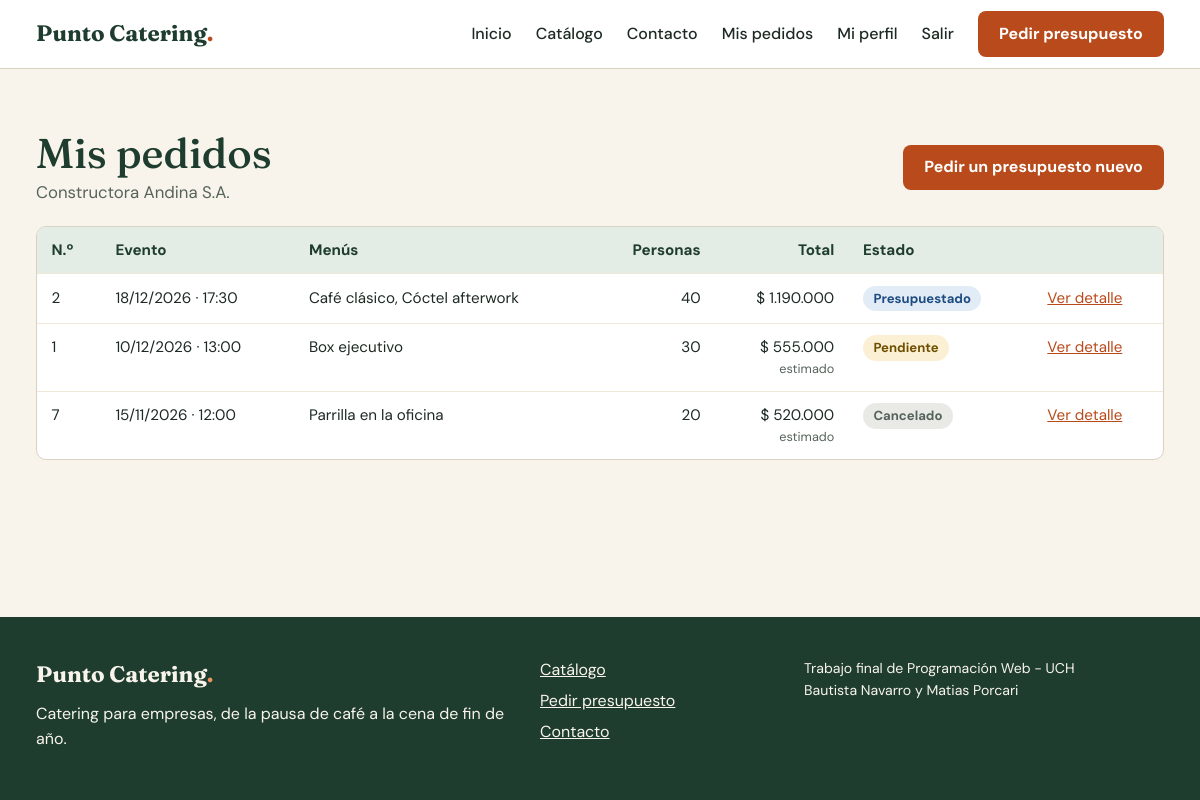
/cuenta/pedidos.php (signed in), run on the app's committed database.
### tables this page shows
CREATE TABLE usuarios (
    id_usuario       INT UNSIGNED AUTO_INCREMENT PRIMARY KEY,
    razon_social     VARCHAR(120) NOT NULL,
    cuit             CHAR(13) NOT NULL UNIQUE,             
    nombre_contacto  VARCHAR(100) NOT NULL,
    correo           VARCHAR(150) NOT NULL UNIQUE,
    telefono         VARCHAR(30) NOT NULL,
    contrasena_hash  VARCHAR(255) NOT NULL,                
    rol              ENUM('cliente', 'administrador') NOT NULL DEFAULT 'cliente',
    activo           TINYINT(1) NOT NULL DEFAULT 1,        
    fecha_alta       TIMESTAMP NOT NULL DEFAULT CURRENT_TIMESTAMP
);

CREATE TABLE pedidos (
    id_pedido          INT UNSIGNED AUTO_INCREMENT PRIMARY KEY,
    id_usuario         INT UNSIGNED NOT NULL,
    fecha_evento       DATE NOT NULL,
    hora_evento        TIME NOT NULL,
    direccion_evento   VARCHAR(200) NOT NULL,
    cantidad_personas  INT UNSIGNED NOT NULL,
    observaciones      VARCHAR(500) NOT NULL DEFAULT '',
    estado             ENUM('pendiente', 'presupuestado', 'aprobado', 'finalizado', 'rechazado', 'cancelado')
                       NOT NULL DEFAULT 'pendiente',
    total_estimado     DECIMAL(12, 2) NOT NULL,       
    total_final        DECIMAL(12, 2) NULL,           
    comentario_admin   VARCHAR(500) NOT NULL DEFAULT '',
    fecha_creacion     TIMESTAMP NOT NULL DEFAULT CURRENT_TIMESTAMP,
    fecha_actualizacion TIMESTAMP NOT NULL DEFAULT CURRENT_TIMESTAMP ON UPDATE CURRENT_TIMESTAMP,
    CONSTRAINT fk_pedidos_usuario FOREIGN KEY (id_usuario)
        REFERENCES usuarios (id_usuario) ON UPDATE CASCADE ON DELETE RESTRICT,
    INDEX idx_pedidos_estado (estado)
);

### includes/conexion.php (called while the page is built, shortened)
<?php
function obtener_conexion(): PDO
{
    static $conexion = null;
    if ($conexion === null) {
        $origen = 'mysql:host=' . BD_SERVIDOR . ';dbname=' . BD_NOMBRE . ';charset=utf8mb4';
        $conexion = new PDO($origen, BD_USUARIO, BD_CONTRASENA, [
            PDO::ATTR_ERRMODE => PDO::ERRMODE_EXCEPTION,
            PDO::ATTR_DEFAULT_FETCH_MODE => PDO::FETCH_ASSOC,
            PDO::ATTR_EMULATE_PREPARES => false,
        ]);
    }
    return $conexion;
}

### includes/sesion.php (called while the page is built, shortened)
<?php
function usuario_actual(): ?array
{
    static $usuario = null;
    static $consultado = false;
    if (!$consultado) {
        if (isset($_SESSION['id_usuario'])) {
            $consulta = obtener_conexion()->prepare('SELECT * FROM usuarios WHERE id_usuario = ? AND activo = 1');
            $consulta->execute([$_SESSION['id_usuario']]);
            $usuario = $consulta->fetch() ?: null;
        }
    }
    return $usuario;
}
function requerir_sesion(): array
{
    $usuario = usuario_actual();
    return $usuario;
}
function requerir_cliente(): array
{
    $usuario = requerir_sesion();
    return $usuario;
}

### cuenta/pedidos.php (the view, shortened to what this page needs)
<?php
$usuario = requerir_cliente();
$consulta = obtener_conexion()->prepare(
    'SELECT p.*, GROUP_CONCAT(m.nombre ORDER BY m.nombre SEPARATOR ", ") AS menus
     FROM pedidos p
     INNER JOIN detalle_pedido d ON d.id_pedido = p.id_pedido
     INNER JOIN menus m ON m.id_menu = d.id_menu
     WHERE p.id_usuario = ?
     GROUP BY p.id_pedido
     ORDER BY p.fecha_evento DESC'
);
$consulta->execute([$usuario['id_usuario']]);
$pedidos = $consulta->fetchAll();
require __DIR__ . '/../includes/encabezado.php';
?>
<section class="seccion">
    <div class="contenedor">
        <div class="titulo-con-enlace">
            <div>
                <h1>Mis pedidos</h1>
                <p class="bajada"><?= escapar($usuario['razon_social']) ?></p>
            </div>
            <a class="boton boton-primario" href="<?= escapar(url('presupuesto.php')) ?>">Pedir un presupuesto nuevo</a>
        </div>
        <?php if ($pedidos === []): ?>
            <div class="tarjeta estado-vacio">
                <h2>Todavía no hiciste pedidos</h2>
                <p>Elegí un menú del catálogo y conocé el precio estimado en menos de dos minutos.</p>
                <a class="boton boton-secundario" href="<?= escapar(url('catalogo.php')) ?>">Ver el catálogo</a>
            </div>
        <?php else: ?>
            <div class="tabla-contenedor">
                <table class="tabla">
                    <thead>
                        <tr>
                            <th scope="col">N.º</th>
                            <th scope="col">Evento</th>
                            <th scope="col">Menús</th>
                            <th scope="col" class="celda-numero">Personas</th>
                            <th scope="col" class="celda-numero">Total</th>
                            <th scope="col">Estado</th>
                            <th scope="col"><span class="solo-lector">Acciones</span></th>
                        </tr>
                    </thead>
                    <tbody>
                        <?php foreach ($pedidos as $pedido): ?>
                            <tr>
                                <td><?= (int) $pedido['id_pedido'] ?></td>
                                <td class="celda-sin-corte"><?= formato_fecha($pedido['fecha_evento']) ?> · <?= formato_hora($pedido['hora_evento']) ?></td>
                                <td><?= escapar($pedido['menus']) ?></td>
                                <td class="celda-numero"><?= (int) $pedido['cantidad_personas'] ?></td>
                                <td class="celda-numero celda-sin-corte">
                                    <?= formato_moneda($pedido['total_final'] ?? $pedido['total_estimado']) ?>
                                    <?php if ($pedido['total_final'] === null): ?><small class="texto-suave">estimado</small><?php endif; ?>
                                </td>
                                <td><?= etiqueta_estado($pedido['estado']) ?></td>
                                <td><a href="<?= escapar(url('cuenta/pedido.php?id=' . $pedido['id_pedido'])) ?>">Ver detalle</a></td>
                            </tr>
                        <?php endforeach; ?>
                    </tbody>
                </table>
            </div>
        <?php endif; ?>
    </div>
</section>
<?php require __DIR__ . '/../includes/pie.php'; ?>

### includes/funciones.php (shortened to what this page needs)
<?php
function ruta_base(): string
{
    static $base = null;
    if ($base === null) {
        $raiz = str_replace('\\', '/', (string) realpath(__DIR__ . '/..'));
        $script = str_replace('\\', '/', (string) realpath($_SERVER['SCRIPT_FILENAME']));
        $relativa = substr($script, strlen($raiz));
        $base = substr($_SERVER['SCRIPT_NAME'], 0, -strlen($relativa));
    }
    return $base;
}
function url(string $ruta = ''): string
{
    return ruta_base() . '/' . ltrim($ruta, '/');
}
function escapar(mixed $valor): string
{
    return htmlspecialchars((string) $valor, ENT_QUOTES, 'UTF-8');
}
function formato_moneda(float|string|null $importe): string
{
    return '$ ' . number_format((float) $importe, 0, ',', '.');
}
function formato_fecha(string $fecha): string
{
    return date('d/m/Y', strtotime($fecha));
}
function formato_hora(string $hora): string
{
    return substr($hora, 0, 5);
}
function etiqueta_estado(string $estado): string
{
    $texto = ESTADOS_PEDIDO[$estado] ?? $estado;
    return '<span class="etiqueta-estado estado-' . escapar($estado) . '">' . escapar($texto) . '</span>';
}

### recursos/css/estilos.css (style rules this page uses)
:root { --verde-profundo: #1f3d2f; --verde-medio: #2f5d47; --verde-suave: #e3ece5; --naranja: #b84a1b; --naranja-oscuro: #973a13; --crema: #f8f4eb; --crema-oscuro: #efe8d8; --blanco: #ffffff; --tinta: #1d2a23; --tinta-suave: #56635b; --borde: #d9d2c1; --rojo: #a32c20; --rojo-suave: #fbeae7; --verde-exito-suave: #e1f1e4; --ambar-suave: #fbf0d3; --ambar-texto: #6f4f00; --azul-suave: #e2ecf7; --azul-texto: #1d4c80; --gris-suave: #e9e9e6; --fuente-titulos: "Fraunces", Georgia, "Times New Roman", serif; --fuente-texto: "DM Sans", "Segoe UI", Arial, sans-serif; --radio: 10px; --sombra: 0 1px 3px rgba(31, 61, 47, 0.12); }
*, *::before, *::after { box-sizing: border-box; }
body { margin: 0; min-height: 100vh; display: flex; flex-direction: column; background: var(--crema); color: var(--tinta); font-family: var(--fuente-texto); font-size: 1rem; line-height: 1.6; }
h1, h2, h3 { margin: 0 0 0.5em; font-family: var(--fuente-titulos); font-weight: 500; line-height: 1.2; color: var(--verde-profundo); }
h1 { font-size: clamp(1.9rem, 4vw, 2.6rem); }
p { margin: 0 0 1em; }
a { color: var(--naranja); }
.contenedor { width: 100%; max-width: 1160px; margin-inline: auto; padding-inline: 16px; }
.seccion { padding-block: clamp(2rem, 5vw, 4rem); }
.bajada { color: var(--tinta-suave); font-size: 1.05rem; }
.texto-suave { color: var(--tinta-suave); }
.titulo-con-enlace { display: flex; flex-wrap: wrap; align-items: center; justify-content: space-between; gap: 0.75rem 1.5rem; margin-bottom: 1.25rem; }
.titulo-con-enlace h1, .titulo-con-enlace h2, .titulo-con-enlace .bajada { margin-bottom: 0; }
.boton { display: inline-block; padding: 0.65rem 1.2rem; border: 2px solid transparent; border-radius: 8px; font: inherit; font-weight: 700; line-height: 1.3; text-align: center; text-decoration: none; cursor: pointer; transition: background-color 0.15s ease, color 0.15s ease; }
.boton-primario { background: var(--naranja); color: var(--blanco); }
.tabla-contenedor { position: relative; overflow-x: auto; background: var(--blanco); border: 1px solid var(--borde); border-radius: var(--radio); }
.tabla { width: 100%; border-collapse: collapse; font-size: 0.95rem; }
.tabla th, .tabla td { padding: 0.7rem 0.9rem; text-align: left; vertical-align: top; border-bottom: 1px solid var(--crema-oscuro); }
.tabla thead th { background: var(--verde-suave); color: var(--verde-profundo); font-weight: 700; white-space: nowrap; }
.tabla tbody tr:last-child td, .tabla tfoot tr:last-child th, .tabla tfoot tr:last-child td { border-bottom: 0; }
.tabla .celda-numero { text-align: right; white-space: nowrap; }
.celda-sin-corte { white-space: nowrap; }
.celda-sin-corte small { display: block; }
.etiqueta-estado { display: inline-block; padding: 0.15rem 0.65rem; border-radius: 999px; font-size: 0.82rem; font-weight: 700; white-space: nowrap; }
.estado-pendiente { background: var(--ambar-suave); color: var(--ambar-texto); }
.estado-presupuestado { background: var(--azul-suave); color: var(--azul-texto); }
.estado-cancelado { background: var(--gris-suave); color: var(--tinta-suave); }

### data on the page
usuarios: razon_social "Constructora Andina S.A."
pedidos: id_pedido "2", fecha_evento "18/12/2026", hora_evento "17:30", menus "Café clásico, Cóctel afterwork", cantidad_personas "40", total_final "$ 1.190.000", estado "Presupuestado"
pedidos: id_pedido "1", fecha_evento "10/12/2026", hora_evento "13:00", menus "Box ejecutivo", cantidad_personas "30", total_final+total_estimado "$ 555.000", estado "Pendiente"
pedidos: id_pedido "7", fecha_evento "15/11/2026", hora_evento "12:00", menus "Parrilla en la oficina", cantidad_personas "20", total_final+total_estimado "$ 520.000", estado "Cancelado"
